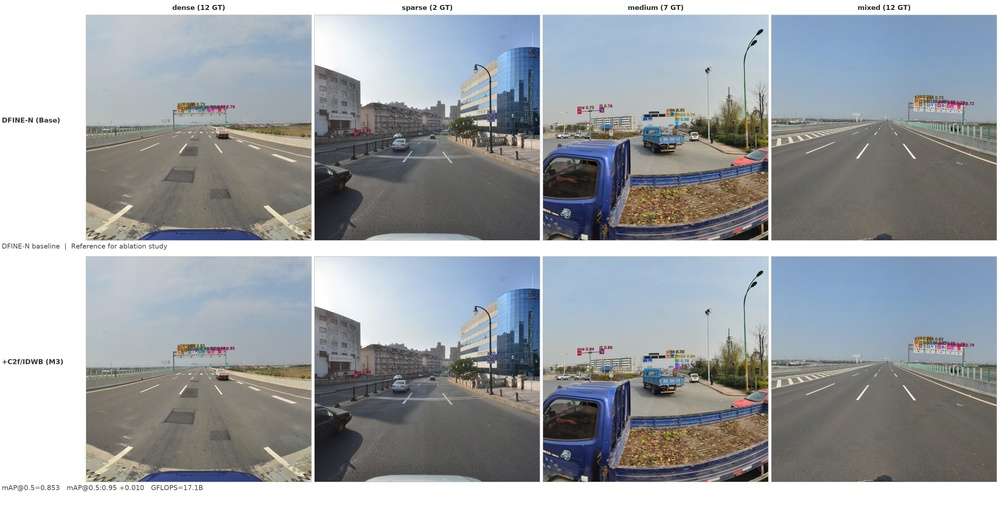
#> input picture compare_imgs/M1_vs_M3_comparison.jpg, 1000 x 507 px, shrunk from 4430 x 2245 before the run; its folder holds only this picture in this run
$ python split_comparison.py
#> lines starting #> are read from the running program, lines starting #| are printed output that depends on the picture
"""Split existing pairwise comparison images into individual model images,
preserving column headers and left labels."""
from PIL import Image
from pathlib import Path

OUT = Path('./compare_imgs')

# Layout constants from batch_compare.py build_pairwise
top_h, mid_h, bot_h = 65, 70, 100
ph = 1000

VARIANTS = ['M3', 'M5', 'M6']

for vname in VARIANTS:
    src = OUT / f'M1_vs_{vname}_comparison.jpg'
    if not src.exists():
        print(f"SKIP: {src} not found")
        continue

    im = Image.open(src)
#> im is the input picture: PIL image 1000x507 RGB; mean R, G, B 156.7, 161.4, 165.5
    w, h = im.size
#> w = 1000; h = 507
    print(f"Processing {src.name} ({w}x{h})")
#| Processing M1_vs_M3_comparison.jpg (1000x507)

    # Column headers strip (top_h px)
    header_strip = im.crop((0, 0, w, top_h))
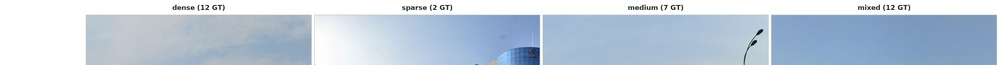
#> header_strip: PIL image 1000x65 RGB; mean R, G, B 189.9, 204.2, 219.6

    # Bottom strip (bot_h px from bottom)
    bottom_strip = im.crop((0, h - bot_h, w, h))
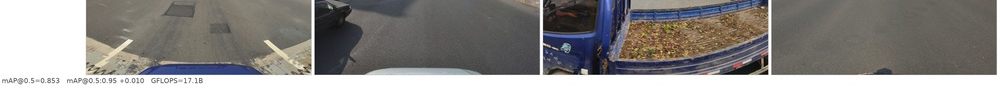
#> bottom_strip: PIL image 1000x100 RGB; mean R, G, B 150.9, 148.6, 146.3

    # M1 row: y from top_h to top_h + ph
    m1_row = im.crop((0, top_h, w, top_h + ph))
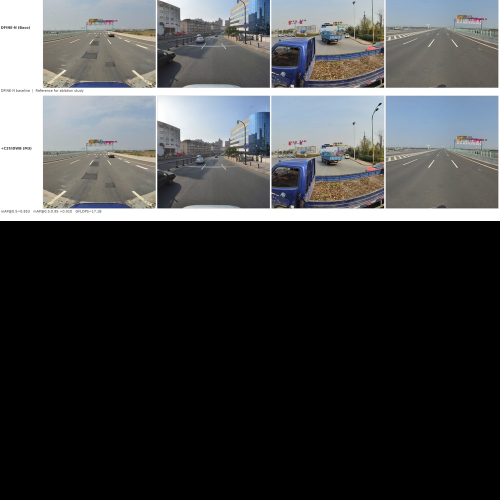
#> m1_row: PIL image 1000x1000 RGB (shown at 1/2 size); mean R, G, B 67.1, 68.5, 69.6

    # Variant row: y from top_h + ph + mid_h to top_h + ph + mid_h + ph
    var_y0 = top_h + ph + mid_h
    var_row = im.crop((0, var_y0, w, var_y0 + ph))
#> var_row: PIL image 1000x1000 RGB; every value is 0

    for row_img, out_name in [(m1_row, f'M1_baseline_vs_{vname}'),
                               (var_row, f'{vname}_vs_M1')]:
        # Assemble: header + row + bottom
        single_h = top_h + ph + bot_h
        single = Image.new('RGB', (w, single_h), (255, 255, 255))
        single.paste(header_strip, (0, 0))
        single.paste(row_img, (0, top_h))
        single.paste(bottom_strip, (0, top_h + ph))

        out_p = OUT / f'{out_name}.jpg'
        single.save(out_p, quality=95)
        print(f"  -> {out_p.name} ({single.size})")
#> this loop made 2 passes
#> (out_name, single_h) on passes 1 to 2: ('M1_baseline_vs_M3', 1165), ('M3_vs_M1', 1165)
#|   -> M1_baseline_vs_M3.jpg ((1000, 1165))
#|   -> M3_vs_M1.jpg ((1000, 1165))
#> pass 1, `single.save(out_p, quality=95)`:
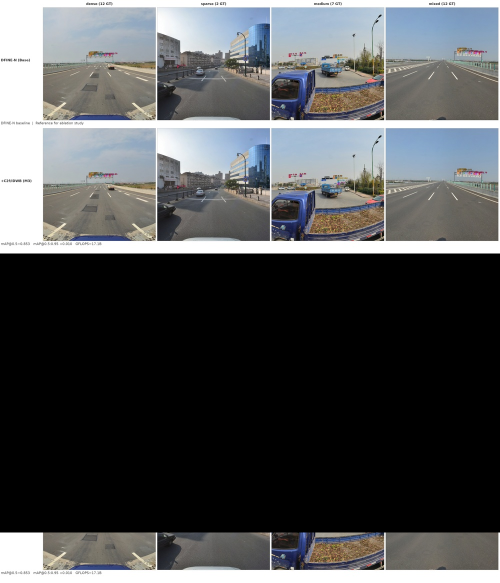
#> saved as M1_baseline_vs_M3.jpg: PIL image 1000x1165 RGB (shown at 1/2 size); mean R, G, B 81.2, 83, 84.6
#> pass 2, `single.save(out_p, quality=95)`:
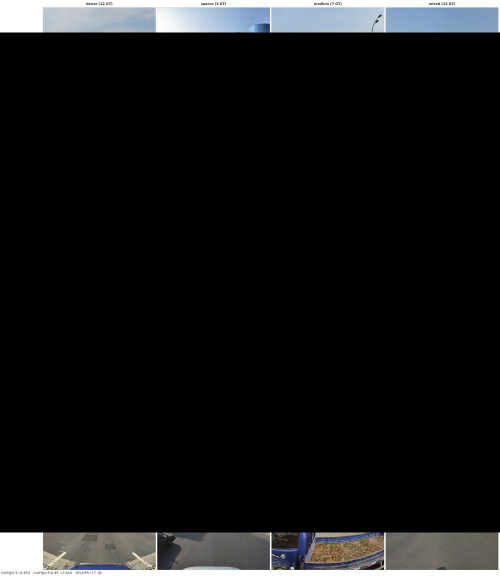
#> saved as M3_vs_M1.jpg: PIL image 1000x1165 RGB (shown at 1/2 size); mean R, G, B 23.5, 24.1, 24.8

print("\nDone!")
